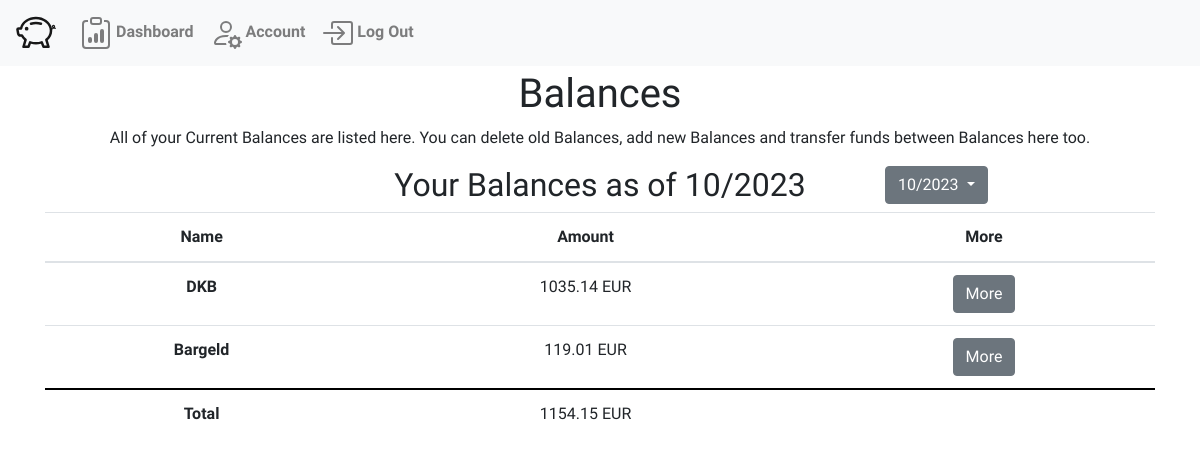
Page /balances (signed in) on the earlier database version.
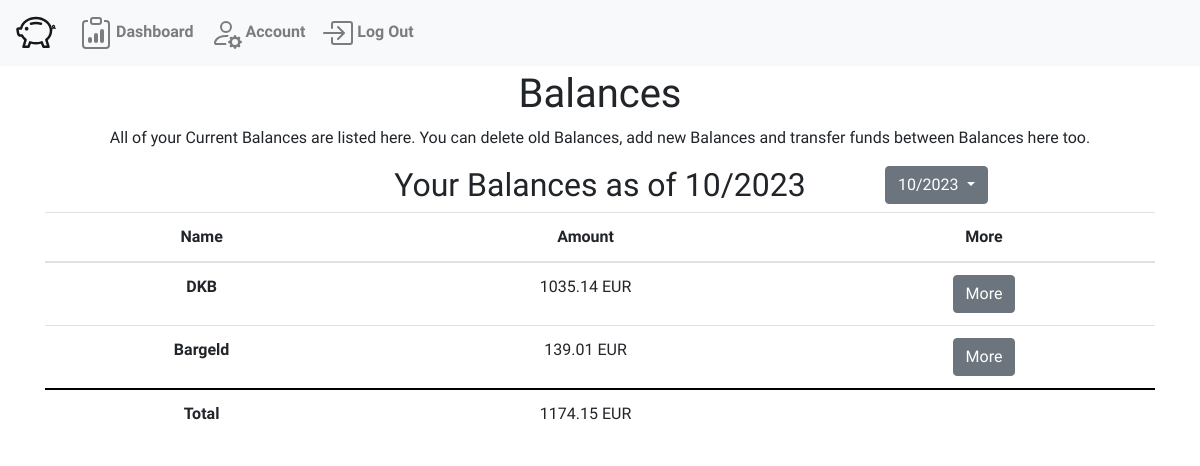
Same page on the later database version.
### WalletWise/models.py (models this page shows, shortened)
class Funds(models.Model):
    budget = models.ForeignKey("MonthBudget",related_name="funds", on_delete=models.CASCADE)
    title = models.CharField(max_length=64)
    amount = models.DecimalField(decimal_places=2, max_digits=20)
    defaultOwner = models.ForeignKey("User", related_name="defaultFunds", on_delete=models.DO_NOTHING, default=None, null=True)

class MonthBudget(models.Model):
    dashboard = models.ForeignKey("Dashboard", on_delete=models.CASCADE, related_name="months")
    date = models.DateField(auto_now_add=True)
    @property
    def all_funds(self):
        total_amount = Decimal(0)
        if self.funds.aggregate(amount_sum=models.Sum('amount'))['amount_sum']:
            total_amount = self.funds.aggregate(amount_sum=models.Sum('amount'))['amount_sum']
        return Decimal(total_amount).quantize(Decimal('0.00'), rounding=ROUND_DOWN) or 0  # Return 0 if no funds are associated
    @property
    def month(self):
        return self.date.month
    @property
    def year(self):
        return self.date.year

### WalletWise/views.py (the view)
# urls.py: path("balances", views.balances, name="balances"),
def balances(request):
    user = request.user
    try:
        dashboard = Dashboard.objects.get(owner=user)
    except:
        dashboard = Dashboard.objects.create(owner=user)
    budgets = dashboard.months.all()
    currentBudget = ""
    for budget in budgets:
        if timezone.datetime.now().month == budget.month and timezone.datetime.now().year == budget.year:
            currentBudget = budget
            break
    if currentBudget == "":
        currentBudget = viewsHelpers.createBudget(dashboard)
    return render(request, "WalletWise/balances.html", {
        'user':user,
        'budget': currentBudget,
        'dashboard' : dashboard
    })

### WalletWise/templates/WalletWise/balances.html (shortened to what this page needs)
{% extends "WalletWise/layout.html" %}
{% block body %}
<div class="container text-center">
    <h1>Balances</h1>
    <p>All of your Current Balances are listed here. You can delete old Balances, add new Balances and transfer funds between Balances here too.</p>
    <div class="row">
        <div class="col-md-3"></div>
        <h2 class="col-md-6">Your Balances as of {{budget.month}}/{{budget.year}}</h2>
        <div class="dropdown">
            <button class="btn btn-secondary dropdown-toggle" type="button" id="dropdownMenuButton" data-bs-toggle="dropdown" aria-haspopup="true" aria-expanded="false">
                {{budget.month}}/{{budget.year}}
            </button>
        </div>
    </div>
    <table class="table">
        <thead>
            <tr>
                <th scope="col">Name</th>
                <th scope="col">Amount</th>
                <th scope="col">More</th>
            </tr>
        </thead>
        <tbody>
            {% for balance in budget.funds.all %}
            <tr>
                <th scope="row">{{balance.title}}</th>
                <td>{{balance.amount}} EUR</td>
                <td><a class="btn btn-secondary" href="{% url 'balance' date=budget.date title=balance.title %}" role="button">More</a></td>
            </tr>
            {% endfor %}
        </tbody>
        <tfoot>
            <th scope="row">Total</th>
            <td>{{budget.all_funds}} EUR</td>
            <td></td>
        </tfoot>
    </table>
</div>
{% endblock %}

Differences in the rows shown:
computed for MonthBudget: all_funds "1154.15" → "1174.15"
changed Funds "Bargeld": amount "119.01" → "139.01"
